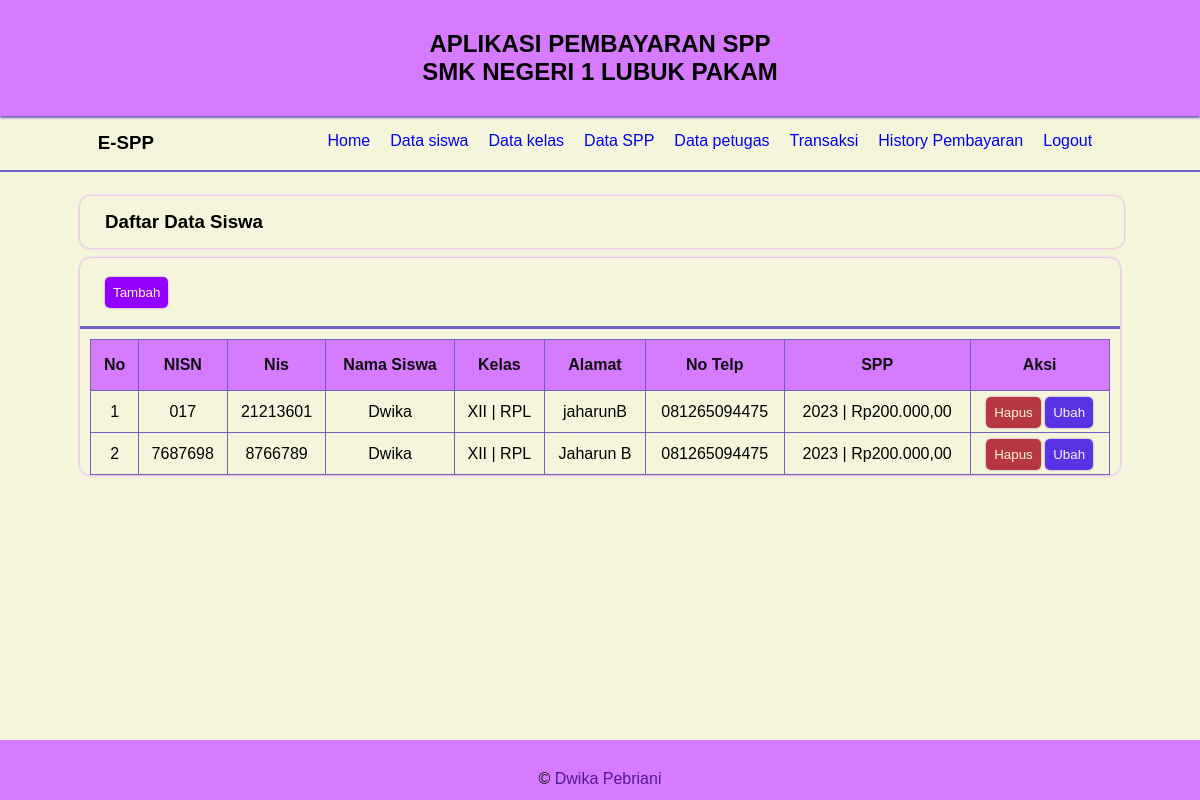
Screenshot of /?menu=siswa (signed in) with the database file from the repository.
### tables this page shows
CREATE TABLE `siswa` (
  `nisn` char(10) NOT NULL,
  `nis` char(8) NOT NULL,
  `nama` varchar(35) NOT NULL,
  `id_kelas` int(11) NOT NULL,
  `alamat` text NOT NULL,
  `no_telp` varchar(13) NOT NULL,
  `id_spp` int(11) NOT NULL
);

CREATE TABLE `kelas` (
  `id_kelas` int(11) NOT NULL,
  `nama_kelas` varchar(10) NOT NULL,
  `kompetensi_keahlian` varchar(50) NOT NULL
);

CREATE TABLE `spp` (
  `id_spp` int(11) NOT NULL,
  `tahun` int(11) NOT NULL,
  `nominal` int(11) NOT NULL
);

### config/koneksi.php (called while the page is built, shortened)
<?php
 function rupiah ($angka){
  $hasil_rupiah = "Rp" . number_format($angka,2,',','.');
  return $hasil_rupiah;
 }

### halaman/siswa.php (the view)
<div class="col">
    <h3 class="judul"> Daftar Data Siswa</h3>
</div>
<div class="card">
    <div class="card-header">
        <a href="?menu=tambah-siswa" class="btn btn-tambah">Tambah</a>
    </div>
    <div class="card-body">
        <table border="1">
            <tr>
                <th>No</th>
                <th>NISN</th>
                <th>Nis</th>
                <th>Nama Siswa</th>
                <th>Kelas</th>
                <th>Alamat</th>
                <th>No Telp</th>
                <th>SPP</th>
                <th>Aksi</th>
            </tr>
            <?php
            $no =1;
                $siswa = mysqli_query($koneksi,"SELECT * FROM siswa
                    JOIN kelas ON siswa.id_kelas = kelas.id_kelas
                    JOIN spp ON siswa.id_spp = spp.id_spp ");
                while($data=mysqli_fetch_array($siswa)){
            ?>
            <tr>
                <td><?php echo $no++;?></td>
                <td><?php echo $data['nisn'] ?></td>
                <td><?php echo $data['nis'] ?></td>
                <td><?php echo $data['nama'] ?></td>
                <td><?php echo $data['nama_kelas'] . " | " .
                                $data['kompetensi_keahlian']; ?></td>
                <td><?php echo $data['alamat'] ?></td>
                <td><?php echo $data['no_telp'] ?></td>
                <td><?php echo $data['tahun'] . " | " .
                                rupiah($data['nominal']); ?></td>
                <td><a href="?menu=hapus-siswa&id=<?php echo $data['nisn']?>
                "onclick="return confirm ('yakin?');" class="btn btn-hapus" >Hapus</a>
                <a href="?menu=ubah-siswa&id=<?php echo $data['nisn']?>" class="btn btn-edit"> Ubah </a>
                </td>
            </tr>
            <?php } ?>
</table>
</div>
</div>

### rows the page displays
siswa: nisn "017", nis "21213601", nama "Dwika", id_kelas.nama_kelas "XII", id_kelas.kompetensi_keahlian "RPL", alamat "jaharunB", no_telp "081265094475", id_spp.tahun "2023", id_spp.nominal "Rp200.000,00"
siswa: nisn "7687698", nis "8766789", nama "Dwika", id_kelas.nama_kelas "XII", id_kelas.kompetensi_keahlian "RPL", alamat "Jaharun B", no_telp "081265094475", id_spp.tahun "2023", id_spp.nominal "Rp200.000,00"
